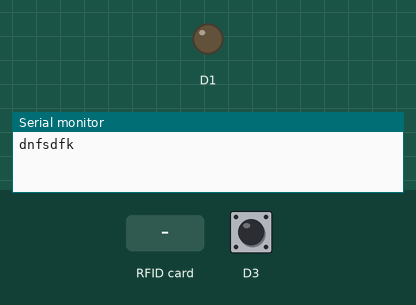
Bench run of a sketch on a simulated ESP8266 (NodeMCU). On the bench: output pins drawn as LEDs (lit = HIGH), the last lines printed to the serial monitor. Dashed ring = blinking. Inputs (shaded band) come from the test bench; at power-on: D3 HIGH.

Above: at 1.2 s.
1.3 s: D3 pulled LOW for 3.2 s
At 2.1 s:
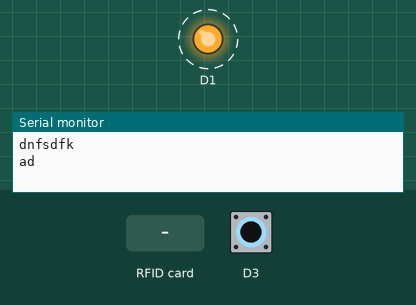
6.0 s: RFID card 5E 7A 19 C4 held to the reader
At 8.2 s:
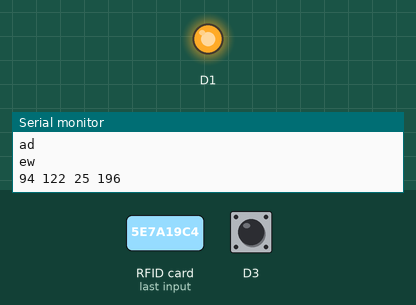
8.5 s: D3 pulled LOW for 0.15 s
At 10.8 s:
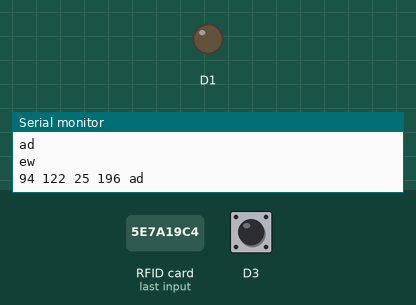
Timing chart, 0 to 12.3 s (numbered marks = the images above; inputs shaded):
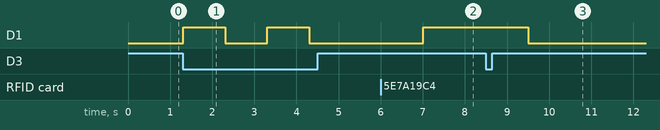

Measured:
- after the input at 1.3 s, D1: alternates HIGH for 1.0 s and LOW for 1.0 s, starting at once
- after the input at 6.0 s, D1: LOW → HIGH after 1.0 s
- after the input at 8.5 s, D1: HIGH → LOW after 1.0 s

The sketch:

ngat.ino
```cpp
#include <ESP8266WiFi.h>
#include <SPI.h>
#include <MFRC522.h>
#define interrupt D3
#define SS_PIN D4
#define RST_PIN D2
MFRC522 rfid(SS_PIN, RST_PIN); // Instance of the class
MFRC522::MIFARE_Key key;
unsigned long start;
byte UID[4];
void ngat()
{
  Serial.println("ad");
  digitalWrite(D1,HIGH);
  delay(1000);
  digitalWrite(D1,LOW);
  delay(1000);
}
void setup() {
  Serial.begin(9600);
  //attachInterrupt(interrupt, ngat, FALLING);
  SPI.begin();
  rfid.PCD_Init(); // Init MFRC522
  for (byte i = 0; i < 6; i++) {
    key.keyByte[i] = 0xFF;
  }
  Serial.println("dnfsdfk");
  pinMode(D1,OUTPUT);
  pinMode(D3, INPUT_PULLUP);
  start = millis();
}

void loop() {
  while(digitalRead(D3)==0)
  {
    ngat();
  }
    if((millis() - start) > 60000){
     start = millis();
     Serial.println(start);
     if(digitalRead(D1)==1){
      Serial.println(digitalRead(D1));
     //delay(10000);
     digitalWrite(D1,LOW);Serial.println("dong cua");
     }
  }
  if ( ! rfid.PICC_IsNewCardPresent()){
    return;
  }
  else if ( ! rfid.PICC_ReadCardSerial()){
    return;
  }
  else{
    Serial.println("ew");
    for (byte i = 0; i < 4; i++) {
      UID[i] = rfid.uid.uidByte[i];
    }
    delay(1000);
  for(byte i=0;i<4;i++)
  {
    Serial.print(UID[i]);
    Serial.print(" ");
  }
  digitalWrite(D1,HIGH);
  }
  rfid.PICC_HaltA();
  rfid.PCD_StopCrypto1();
}
```
